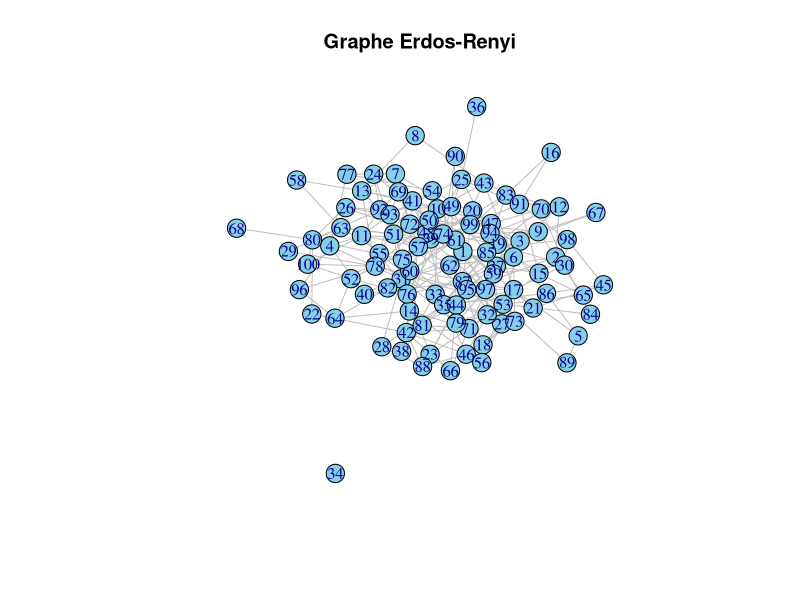

Write the R code that produced this figure. (Note: this script raises an error after producing the figure.)
library(igraph)

#q1
Vote_matrix<-function(graphG,epsilon,time,type_of_init){
  nb_votant <- vcount(graphG)
  liste_degres <- degree(graphG)
  matrice_adjacence <- as_adjacency_matrix(graphG)

  VOTEMATRIX <- matrix(nrow = nb_votant, ncol = time, byrow = FALSE)
  #écriturre de la première colonne de la matrice
  #les n premiers votants vote pour 0 et les autres pour 1
  if (type_of_init==0){
    median<-nb_votant/2
    for (k in 1:median){
      VOTEMATRIX[k,1] <- 0
    }
    for (k in median+1:median){
      VOTEMATRIX[k,1] <- 1
    }
  }
  else if (type_of_init==1){
    trois_most_connected<- matrix(0,nrow = 1, ncol = 3, byrow = FALSE)
    degres<-degree(graphG)
    for (node in V(graphG)) {
      if (graphG[node]>trois_most_connected[1,1])
      {
        trois_most_connected[1,1]<-node
      }
      else if (graphG[node]>trois_most_connected[1,2])
      {
        trois_most_connected[1,2]<-node
      }
      else if (graphG[node]>trois_most_connected[1,3])
      {
        trois_most_connected[1,3]<-node
      }
    S}
      print (trois_most_connected)

  }

  #a chaque période on réecris une colone de la matrice VOTEMATRIX
  for (t in 2:time){
    # calcul des votants à la période t:
    for (v in 1:nb_votant)
    {
      nb_voisin <- liste_degres[v]
      #la somme des votes des voisins est :
      sommeVoteVoisin<-0
      for (i in 1:nrow(matrice_adjacence)) {
        if(matrice_adjacence[v,i]==1){
         sommeVoteVoisin<-sommeVoteVoisin + VOTEMATRIX[i,t-1]
        }
      }
      p<-(1/nb_voisin)*sommeVoteVoisin
      Pvote <- (1-2*epsilon)*p+epsilon
- +      if (Pvote >1)
      {
        print("AAAAAAAAAAAHHHHHHHHHHHHHHHHHHHH!!!!!!!!!!!!!!!")
      }
      resultat<-rbinom(1, size = 1, prob = Pvote)
      if (is.na(resultat))
      {
        print("fait chieeeeeeeeeeeeeeeeeerrrrrrrrrrrrrrrrrrrrrrrrr!!!!!")
      }

      VOTEMATRIX[v,t]<-resultat
    }
    print (t)
  }
  return (VOTEMATRIX)
}

#q2
time <-2
epsilon<-0.01

n <- 100
p <- 0.05
graphErdosRenyi <-sample_gnp(n, p, directed = FALSE)
plot(graphErdosRenyi , vertex.size=10, vertex.color="skyblue", edge.color="gray", main="Graphe Erdos-Renyi")
VOTEMATRIX_ERDOSRENYI<-Vote_matrix(graphErdosRenyi,epsilon,time,0)
#représenter l'évolution du taux de votes pour le candidat 1:
nbvote1<-matrix(0,nrow = 1, ncol = time, byrow = FALSE)

for (x in 1:time){
  for (y in 1:nrow(VOTEMATRIX_ERDOSRENYI)){
    if (is.na(VOTEMATRIX_ERDOSRENYI[y,x]))
    {
      print ("are you sure bro!!")
    }
    nbvote1[1,x]<-nbvote1[1,x]+VOTEMATRIX_ERDOSRENYI[y,x]
  }
}
x <- 1:time
y <- nbvote1;
plot(x, y, type = "l", col = "blue", lwd = 2, main = "Graphe Erdos-Renyi evolution du vote 1", xlab = "time", ylab = "votant")


dim<-1
k<-3
p<-0.01
graphWattsStrogatz <- sample_smallworld(dim,n,k,p,FALSE,FALSE)
plot(graphWattsStrogatz , vertex.size=10, vertex.color="skyblue", edge.color="gray", main="Graphe Watts-Strogatz")

VOTEMATRIX_WATTSTROGATS<-Vote_matrix(graphWattsStrogatz,epsilon,time,0)
#représenter l'évolution du taux de votes pour le candidat 1:
nbvote2<-matrix(0,nrow = 1, ncol = time, byrow = FALSE)

for (x in 1:time){
  for (y in 1:nrow(VOTEMATRIX_WATTSTROGATS)){
    if (is.na(VOTEMATRIX_WATTSTROGATS[y,x]))
    {
      print ("are you sure bro!!")
    }
    nbvote2[1,x]<-nbvote2[1,x]+VOTEMATRIX_WATTSTROGATS[y,x]
  }
}
x <- 1:time
y <- nbvote2;
plot(x, y, type = "l", col = "blue", lwd = 2, main = "Graphe Watts strogatz evolution du vote 1", xlab = "time", ylab = "votant")

#3
n <- 100
m <- 3
Scalfree <- sample_pa(n, m = m)
plot(Scalfree , vertex.size=10, vertex.color="skyblue", edge.color="gray", main="Graphe Scale free");
VOTEMATRIX_SCALEFREE<-Vote_matrix(Scalfree,epsilon,time,1)


